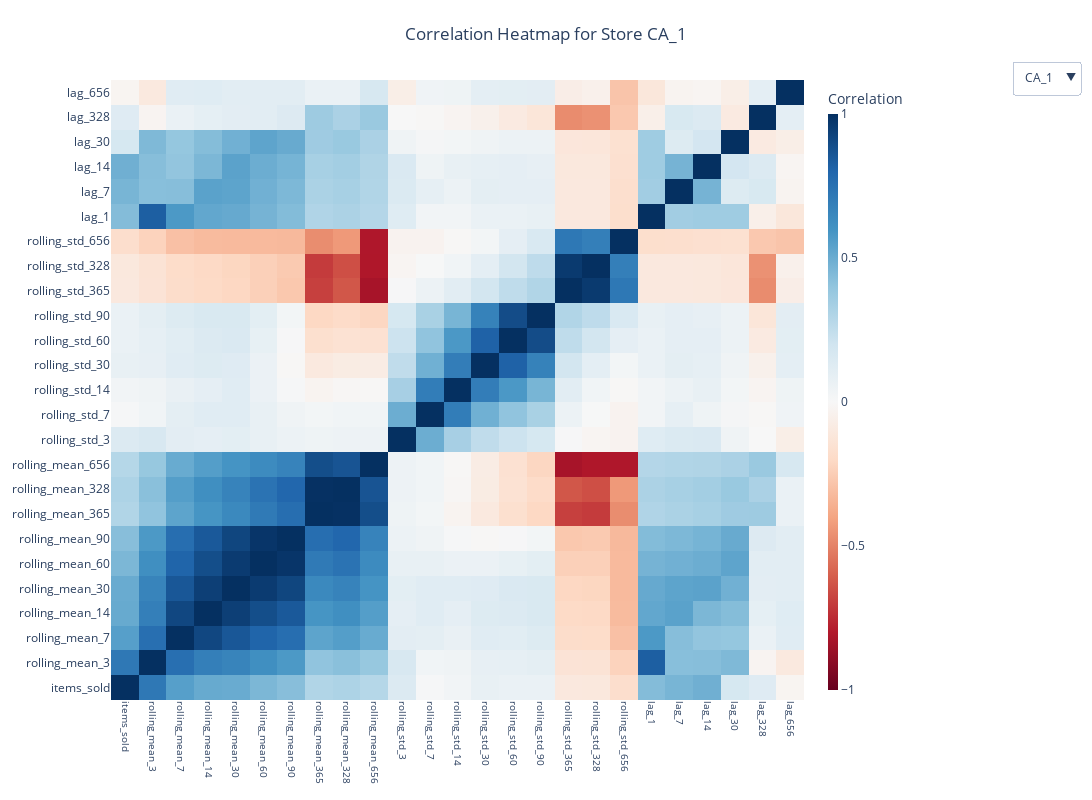

Write notebook code for a chart like this one.
### Markdown cell above
## Rolling Window & Lag Analysis

### Code cell
rolling_lag_corr_analysis(hobbies_sales_by_date, corr_threshold=0.3)

### Figure 1 — Plotly figure (JSON) as saved in the notebook; plotly's stock layout.template omitted (floating-point values rounded to 4 significant figures; data arrays with more than 128 entries replaced by an {"elided": "..."} marker saying what was removed)
{"data": [{"colorbar": {"thickness": 10, "title": {"text": "Correlation"}}, "colorscale": [[0, "rgb(103,0,31)"], [0.1, "rgb(178,24,43)"], [0.2, "rgb(214,96,77)"], [0.3, "rgb(244,165,130)"], [0.4, "rgb(253,219,199)"], [0.5, "rgb(247,247,247)"], [0.6, "rgb(209,229,240)"], [0.7, "rgb(146,197,222)"], [0.8, "rgb(67,147,195)"], [0.9, "rgb(33,102,172)"], [1, "rgb(5,48,97)"]], "type": "heatmap", "visible": true, "x": ["items_sold", "rolling_mean_3", "rolling_mean_7", "rolling_mean_14", "rolling_mean_30", "rolling_mean_60", "rolling_mean_90", "rolling_mean_365", "rolling_mean_328", "rolling_mean_656", "rolling_std_3", "rolling_std_7", "rolling_std_14", "rolling_std_30", "rolling_std_60", "rolling_std_90", "rolling_std_365", "rolling_std_328", "rolling_std_656", "lag_1", "lag_7", "lag_14", "lag_30", "lag_328", "lag_656"], "y": ["items_sold", "rolling_mean_3", "rolling_mean_7", "rolling_mean_14", "rolling_mean_30", "rolling_mean_60", "rolling_mean_90", "rolling_mean_365", "rolling_mean_328", "rolling_mean_656", "rolling_std_3", "rolling_std_7", "rolling_std_14", "rolling_std_30", "rolling_std_60", "rolling_std_90", "rolling_std_365", "rolling_std_328", "rolling_std_656", "lag_1", "lag_7", "lag_14", "lag_30", "lag_328", "lag_656"], "z": {"elided": "25x25 float values"}, "zmid": 0}, {"colorbar": {"thickness": 10, "title": {"text": "Correlation"}}, "colorscale": [[0, "rgb(103,0,31)"], [0.1, "rgb(178,24,43)"], [0.2, "rgb(214,96,77)"], [0.3, "rgb(244,165,130)"], [0.4, "rgb(253,219,199)"], [0.5, "rgb(247,247,247)"], [0.6, "rgb(209,229,240)"], [0.7, "rgb(146,197,222)"], [0.8, "rgb(67,147,195)"], [0.9, "rgb(33,102,172)"], [1, "rgb(5,48,97)"]], "type": "heatmap", "visible": false, "x": ["items_sold", "rolling_mean_3", "rolling_mean_7", "rolling_mean_14", "rolling_mean_30", "rolling_mean_60", "rolling_mean_90", "rolling_mean_365", "rolling_mean_328", "rolling_mean_656", "rolling_std_3", "rolling_std_7", "rolling_std_14", "rolling_std_30", "rolling_std_60", "rolling_std_90", "rolling_std_365", "rolling_std_328", "rolling_std_656", "lag_1", "lag_7", "lag_14", "lag_30", "lag_328", "lag_656"], "y": ["items_sold", "rolling_mean_3", "rolling_mean_7", "rolling_mean_14", "rolling_mean_30", "rolling_mean_60", "rolling_mean_90", "rolling_mean_365", "rolling_mean_328", "rolling_mean_656", "rolling_std_3", "rolling_std_7", "rolling_std_14", "rolling_std_30", "rolling_std_60", "rolling_std_90", "rolling_std_365", "rolling_std_328", "rolling_std_656", "lag_1", "lag_7", "lag_14", "lag_30", "lag_328", "lag_656"], "z": {"elided": "25x25 float values"}, "zmid": 0}, {"colorbar": {"thickness": 10, "title": {"text": "Correlation"}}, "colorscale": [[0, "rgb(103,0,31)"], [0.1, "rgb(178,24,43)"], [0.2, "rgb(214,96,77)"], [0.3, "rgb(244,165,130)"], [0.4, "rgb(253,219,199)"], [0.5, "rgb(247,247,247)"], [0.6, "rgb(209,229,240)"], [0.7, "rgb(146,197,222)"], [0.8, "rgb(67,147,195)"], [0.9, "rgb(33,102,172)"], [1, "rgb(5,48,97)"]], "type": "heatmap", "visible": false, "x": ["items_sold", "rolling_mean_3", "rolling_mean_7", "rolling_mean_14", "rolling_mean_30", "rolling_mean_60", "rolling_mean_90", "rolling_mean_365", "rolling_mean_328", "rolling_mean_656", "rolling_std_3", "rolling_std_7", "rolling_std_14", "rolling_std_30", "rolling_std_60", "rolling_std_90", "rolling_std_365", "rolling_std_328", "rolling_std_656", "lag_1", "lag_7", "lag_14", "lag_30", "lag_328", "lag_656"], "y": ["items_sold", "rolling_mean_3", "rolling_mean_7", "rolling_mean_14", "rolling_mean_30", "rolling_mean_60", "rolling_mean_90", "rolling_mean_365", "rolling_mean_328", "rolling_mean_656", "rolling_std_3", "rolling_std_7", "rolling_std_14", "rolling_std_30", "rolling_std_60", "rolling_std_90", "rolling_std_365", "rolling_std_328", "rolling_std_656", "lag_1", "lag_7", "lag_14", "lag_30", "lag_328", "lag_656"], "z": {"elided": "25x25 float values"}, "zmid": 0}, {"colorbar": {"thickness": 10, "title": {"text": "Correlation"}}, "colorscale": [[0, "rgb(103,0,31)"], [0.1, "rgb(178,24,43)"], [0.2, "rgb(214,96,77)"], [0.3, "rgb(244,165,130)"], [0.4, "rgb(253,219,199)"], [0.5, "rgb(247,247,247)"], [0.6, "rgb(209,229,240)"], [0.7, "rgb(146,197,222)"], [0.8, "rgb(67,147,195)"], [0.9, "rgb(33,102,172)"], [1, "rgb(5,48,97)"]], "type": "heatmap", "visible": false, "x": ["items_sold", "rolling_mean_3", "rolling_mean_7", "rolling_mean_14", "rolling_mean_30", "rolling_mean_60", "rolling_mean_90", "rolling_mean_365", "rolling_mean_328", "rolling_mean_656", "rolling_std_3", "rolling_std_7", "rolling_std_14", "rolling_std_30", "rolling_std_60", "rolling_std_90", "rolling_std_365", "rolling_std_328", "rolling_std_656", "lag_1", "lag_7", "lag_14", "lag_30", "lag_328", "lag_656"], "y": ["items_sold", "rolling_mean_3", "rolling_mean_7", "rolling_mean_14", "rolling_mean_30", "rolling_mean_60", "rolling_mean_90", "rolling_mean_365", "rolling_mean_328", "rolling_mean_656", "rolling_std_3", "rolling_std_7", "rolling_std_14", "rolling_std_30", "rolling_std_60", "rolling_std_90", "rolling_std_365", "rolling_std_328", "rolling_std_656", "lag_1", "lag_7", "lag_14", "lag_30", "lag_328", "lag_656"], "z": {"elided": "25x25 float values"}, "zmid": 0}, {"colorbar": {"thickness": 10, "title": {"text": "Correlation"}}, "colorscale": [[0, "rgb(103,0,31)"], [0.1, "rgb(178,24,43)"], [0.2, "rgb(214,96,77)"], [0.3, "rgb(244,165,130)"], [0.4, "rgb(253,219,199)"], [0.5, "rgb(247,247,247)"], [0.6, "rgb(209,229,240)"], [0.7, "rgb(146,197,222)"], [0.8, "rgb(67,147,195)"], [0.9, "rgb(33,102,172)"], [1, "rgb(5,48,97)"]], "type": "heatmap", "visible": false, "x": ["items_sold", "rolling_mean_3", "rolling_mean_7", "rolling_mean_14", "rolling_mean_30", "rolling_mean_60", "rolling_mean_90", "rolling_mean_365", "rolling_mean_328", "rolling_mean_656", "rolling_std_3", "rolling_std_7", "rolling_std_14", "rolling_std_30", "rolling_std_60", "rolling_std_90", "rolling_std_365", "rolling_std_328", "rolling_std_656", "lag_1", "lag_7", "lag_14", "lag_30", "lag_328", "lag_656"], "y": ["items_sold", "rolling_mean_3", "rolling_mean_7", "rolling_mean_14", "rolling_mean_30", "rolling_mean_60", "rolling_mean_90", "rolling_mean_365", "rolling_mean_328", "rolling_mean_656", "rolling_std_3", "rolling_std_7", "rolling_std_14", "rolling_std_30", "rolling_std_60", "rolling_std_90", "rolling_std_365", "rolling_std_328", "rolling_std_656", "lag_1", "lag_7", "lag_14", "lag_30", "lag_328", "lag_656"], "z": {"elided": "25x25 float values"}, "zmid": 0}, {"colorbar": {"thickness": 10, "title": {"text": "Correlation"}}, "colorscale": [[0, "rgb(103,0,31)"], [0.1, "rgb(178,24,43)"], [0.2, "rgb(214,96,77)"], [0.3, "rgb(244,165,130)"], [0.4, "rgb(253,219,199)"], [0.5, "rgb(247,247,247)"], [0.6, "rgb(209,229,240)"], [0.7, "rgb(146,197,222)"], [0.8, "rgb(67,147,195)"], [0.9, "rgb(33,102,172)"], [1, "rgb(5,48,97)"]], "type": "heatmap", "visible": false, "x": ["items_sold", "rolling_mean_3", "rolling_mean_7", "rolling_mean_14", "rolling_mean_30", "rolling_mean_60", "rolling_mean_90", "rolling_mean_365", "rolling_mean_328", "rolling_mean_656", "rolling_std_3", "rolling_std_7", "rolling_std_14", "rolling_std_30", "rolling_std_60", "rolling_std_90", "rolling_std_365", "rolling_std_328", "rolling_std_656", "lag_1", "lag_7", "lag_14", "lag_30", "lag_328", "lag_656"], "y": ["items_sold", "rolling_mean_3", "rolling_mean_7", "rolling_mean_14", "rolling_mean_30", "rolling_mean_60", "rolling_mean_90", "rolling_mean_365", "rolling_mean_328", "rolling_mean_656", "rolling_std_3", "rolling_std_7", "rolling_std_14", "rolling_std_30", "rolling_std_60", "rolling_std_90", "rolling_std_365", "rolling_std_328", "rolling_std_656", "lag_1", "lag_7", "lag_14", "lag_30", "lag_328", "lag_656"], "z": {"elided": "25x25 float values"}, "zmid": 0}, {"colorbar": {"thickness": 10, "title": {"text": "Correlation"}}, "colorscale": [[0, "rgb(103,0,31)"], [0.1, "rgb(178,24,43)"], [0.2, "rgb(214,96,77)"], [0.3, "rgb(244,165,130)"], [0.4, "rgb(253,219,199)"], [0.5, "rgb(247,247,247)"], [0.6, "rgb(209,229,240)"], [0.7, "rgb(146,197,222)"], [0.8, "rgb(67,147,195)"], [0.9, "rgb(33,102,172)"], [1, "rgb(5,48,97)"]], "type": "heatmap", "visible": false, "x": ["items_sold", "rolling_mean_3", "rolling_mean_7", "rolling_mean_14", "rolling_mean_30", "rolling_mean_60", "rolling_mean_90", "rolling_mean_365", "rolling_mean_328", "rolling_mean_656", "rolling_std_3", "rolling_std_7", "rolling_std_14", "rolling_std_30", "rolling_std_60", "rolling_std_90", "rolling_std_365", "rolling_std_328", "rolling_std_656", "lag_1", "lag_7", "lag_14", "lag_30", "lag_328", "lag_656"], "y": ["items_sold", "rolling_mean_3", "rolling_mean_7", "rolling_mean_14", "rolling_mean_30", "rolling_mean_60", "rolling_mean_90", "rolling_mean_365", "rolling_mean_328", "rolling_mean_656", "rolling_std_3", "rolling_std_7", "rolling_std_14", "rolling_std_30", "rolling_std_60", "rolling_std_90", "rolling_std_365", "rolling_std_328", "rolling_std_656", "lag_1", "lag_7", "lag_14", "lag_30", "lag_328", "lag_656"], "z": {"elided": "25x25 float values"}, "zmid": 0}, {"colorbar": {"thickness": 10, "title": {"text": "Correlation"}}, "colorscale": [[0, "rgb(103,0,31)"], [0.1, "rgb(178,24,43)"], [0.2, "rgb(214,96,77)"], [0.3, "rgb(244,165,130)"], [0.4, "rgb(253,219,199)"], [0.5, "rgb(247,247,247)"], [0.6, "rgb(209,229,240)"], [0.7, "rgb(146,197,222)"], [0.8, "rgb(67,147,195)"], [0.9, "rgb(33,102,172)"], [1, "rgb(5,48,97)"]], "type": "heatmap", "visible": false, "x": ["items_sold", "rolling_mean_3", "rolling_mean_7", "rolling_mean_14", "rolling_mean_30", "rolling_mean_60", "rolling_mean_90", "rolling_mean_365", "rolling_mean_328", "rolling_mean_656", "rolling_std_3", "rolling_std_7", "rolling_std_14", "rolling_std_30", "rolling_std_60", "rolling_std_90", "rolling_std_365", "rolling_std_328", "rolling_std_656", "lag_1", "lag_7", "lag_14", "lag_30", "lag_328", "lag_656"], "y": ["items_sold", "rolling_mean_3", "rolling_mean_7", "rolling_mean_14", "rolling_mean_30", "rolling_mean_60", "rolling_mean_90", "rolling_mean_365", "rolling_mean_328", "rolling_mean_656", "rolling_std_3", "rolling_std_7", "rolling_std_14", "rolling_std_30", "rolling_std_60", "rolling_std_90", "rolling_std_365", "rolling_std_328", "rolling_std_656", "lag_1", "lag_7", "lag_14", "lag_30", "lag_328", "lag_656"], "z": {"elided": "25x25 float values"}, "zmid": 0}, {"colorbar": {"thickness": 10, "title": {"text": "Correlation"}}, "colorscale": [[0, "rgb(103,0,31)"], [0.1, "rgb(178,24,43)"], [0.2, "rgb(214,96,77)"], [0.3, "rgb(244,165,130)"], [0.4, "rgb(253,219,199)"], [0.5, "rgb(247,247,247)"], [0.6, "rgb(209,229,240)"], [0.7, "rgb(146,197,222)"], [0.8, "rgb(67,147,195)"], [0.9, "rgb(33,102,172)"], [1, "rgb(5,48,97)"]], "type": "heatmap", "visible": false, "x": ["items_sold", "rolling_mean_3", "rolling_mean_7", "rolling_mean_14", "rolling_mean_30", "rolling_mean_60", "rolling_mean_90", "rolling_mean_365", "rolling_mean_328", "rolling_mean_656", "rolling_std_3", "rolling_std_7", "rolling_std_14", "rolling_std_30", "rolling_std_60", "rolling_std_90", "rolling_std_365", "rolling_std_328", "rolling_std_656", "lag_1", "lag_7", "lag_14", "lag_30", "lag_328", "lag_656"], "y": ["items_sold", "rolling_mean_3", "rolling_mean_7", "rolling_mean_14", "rolling_mean_30", "rolling_mean_60", "rolling_mean_90", "rolling_mean_365", "rolling_mean_328", "rolling_mean_656", "rolling_std_3", "rolling_std_7", "rolling_std_14", "rolling_std_30", "rolling_std_60", "rolling_std_90", "rolling_std_365", "rolling_std_328", "rolling_std_656", "lag_1", "lag_7", "lag_14", "lag_30", "lag_328", "lag_656"], "z": {"elided": "25x25 float values"}, "zmid": 0}, {"colorbar": {"thickness": 10, "title": {"text": "Correlation"}}, "colorscale": [[0, "rgb(103,0,31)"], [0.1, "rgb(178,24,43)"], [0.2, "rgb(214,96,77)"], [0.3, "rgb(244,165,130)"], [0.4, "rgb(253,219,199)"], [0.5, "rgb(247,247,247)"], [0.6, "rgb(209,229,240)"], [0.7, "rgb(146,197,222)"], [0.8, "rgb(67,147,195)"], [0.9, "rgb(33,102,172)"], [1, "rgb(5,48,97)"]], "type": "heatmap", "visible": false, "x": ["items_sold", "rolling_mean_3", "rolling_mean_7", "rolling_mean_14", "rolling_mean_30", "rolling_mean_60", "rolling_mean_90", "rolling_mean_365", "rolling_mean_328", "rolling_mean_656", "rolling_std_3", "rolling_std_7", "rolling_std_14", "rolling_std_30", "rolling_std_60", "rolling_std_90", "rolling_std_365", "rolling_std_328", "rolling_std_656", "lag_1", "lag_7", "lag_14", "lag_30", "lag_328", "lag_656"], "y": ["items_sold", "rolling_mean_3", "rolling_mean_7", "rolling_mean_14", "rolling_mean_30", "rolling_mean_60", "rolling_mean_90", "rolling_mean_365", "rolling_mean_328", "rolling_mean_656", "rolling_std_3", "rolling_std_7", "rolling_std_14", "rolling_std_30", "rolling_std_60", "rolling_std_90", "rolling_std_365", "rolling_std_328", "rolling_std_656", "lag_1", "lag_7", "lag_14", "lag_30", "lag_328", "lag_656"], "z": {"elided": "25x25 float values"}, "zmid": 0}], "layout": {"height": 800, "margin": {"b": 100, "l": 80, "r": 160, "t": 80}, "title": {"text": "Correlation Heatmap for Store CA_1", "x": 0.5, "xanchor": "center"}, "updatemenus": [{"active": 0, "buttons": [{"args": [{"visible": [true, false, false, false, false, false, false, false, false, false]}, {"title": "Correlation Heatmap for Store CA_1"}], "label": "CA_1", "method": "update"}, {"args": [{"visible": [false, true, false, false, false, false, false, false, false, false]}, {"title": "Correlation Heatmap for Store CA_2"}], "label": "CA_2", "method": "update"}, {"args": [{"visible": [false, false, true, false, false, false, false, false, false, false]}, {"title": "Correlation Heatmap for Store CA_3"}], "label": "CA_3", "method": "update"}, {"args": [{"visible": [false, false, false, true, false, false, false, false, false, false]}, {"title": "Correlation Heatmap for Store CA_4"}], "label": "CA_4", "method": "update"}, {"args": [{"visible": [false, false, false, false, true, false, false, false, false, false]}, {"title": "Correlation Heatmap for Store TX_1"}], "label": "TX_1", "method": "update"}, {"args": [{"visible": [false, false, false, false, false, true, false, false, false, false]}, {"title": "Correlation Heatmap for Store TX_2"}], "label": "TX_2", "method": "update"}, {"args": [{"visible": [false, false, false, false, false, false, true, false, false, false]}, {"title": "Correlation Heatmap for Store TX_3"}], "label": "TX_3", "method": "update"}, {"args": [{"visible": [false, false, false, false, false, false, false, true, false, false]}, {"title": "Correlation Heatmap for Store WI_1"}], "label": "WI_1", "method": "update"}, {"args": [{"visible": [false, false, false, false, false, false, false, false, true, false]}, {"title": "Correlation Heatmap for Store WI_2"}], "label": "WI_2", "method": "update"}, {"args": [{"visible": [false, false, false, false, false, false, false, false, false, true]}, {"title": "Correlation Heatmap for Store WI_3"}], "label": "WI_3", "method": "update"}], "x": 1.3, "xanchor": "left", "y": 1.03, "yanchor": "top"}], "width": 1200, "xaxis": {"automargin": true, "nticks": 36, "tickangle": 90, "tickfont": {"size": 10}}, "yaxis": {"automargin": true}}}
